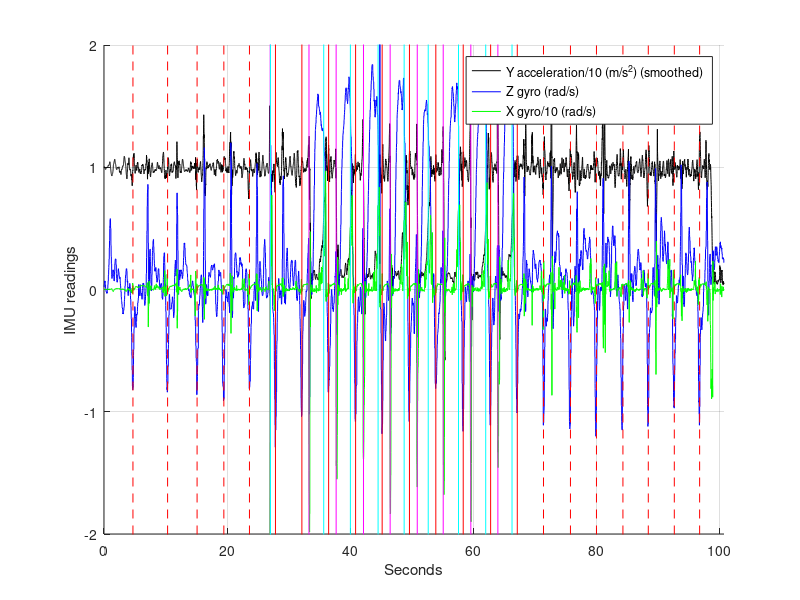

The MATLAB script that drew this image:
%CatchTiming.m
%Program to test identifying the catch, feather, square from the sensor data
%For on the water data
%March 21, 2019
%Team FrEE SpEEd
%% Read File, parse data, filter
clear all
clf

M1 = [];
M2 = [];
%M = csvread('data_long_4-3.txt'); % Read in all raw data
%M = csvread('data_med_4-3.txt'); % Read in all raw data
%M = csvread('data_short_4-3.txt'); % Read in all raw data

%M = csvread('ontimeearlyontimelateontime.txt');
%M = csvread('square.txt');
%M = csvread('feather.txt');
%M = csvread('settingtheboat.txt');
%M = csvread('slap.txt');
%M = csvread('buildonfeather.txt');
M = csvread('squarefeathersquare.txt');
M = M(100:length(M),:); %remove start of data since all zeros

%making sure M1 and M2 are same length
if mod(length(M),2)==1
    M = M(1:length(M)-1,:);
end

for p=1:length(M)
    if (M(p,8)==1)
        M1 = [M1;M(p,:)];
    elseif (M(p,8)==2)
        M2 = [M2;M(p,:)];
    end
end


%%

%Parse Data
millis = M1(:,7);
xg = M1(:,4);
yg = M1(:,5);
zg = M1(:,6);
xa = M1(:,1);
ya = M1(:,2);
za = M1(:,3);

millis2 = M2(:,7);
xg2 = M2(:,4);
yg2 = M2(:,5);
zg2 = M2(:,6);
xa2 = M2(:,1);
ya2 = M2(:,2);
za2 = M2(:,3);

% millis = M(:,11);
% xg = M(:,4);
% yg = M(:,5);
% zg = M(:,6);
% xa = M(:,1);
% ya = M(:,2);
% za = M(:,3);

% Generate time vector
msPerRead=(millis(1000)-millis(1))/1000;
readsPerSecond=1000/msPerRead;
t = linspace(1,length(xg),length(xg))/readsPerSecond;

%smoothing
% ya = movmean(ya,40);

%had to make this change since i messed up mounting the sensor, I think
zg = -zg;

%if oar is port, make the following changes
zg2 = -zg2;
xg2=-xg2;
%% Create figure
figure(1)
hold on
grid on
 %axis([0, max(t), -2-5, 2])
axis([0, max(t), -2, 2])
plot(t, movmean(ya,20)/10, 'k-')
plot(t, zg, 'b-')
plot(t, xg/10, 'g-')

%Need to figure out why this works, which is port vs starboard
% plot(t, ya2/10 -5, 'k-')
% plot(t, zg2 -5, 'b-')
% plot(t, xg2/10 -5, 'g-')

%% Initialize variables
numCatches=0;
numSquares=0;
numFeathers=0;

ready4NewCatch=0;
timeChange=0;
featheringState=0; 
featherTimer=0;
%reSquaredForCatch=1;
readsPerStrokeCount = 0;
secsPerStroke = 3;
featherOrSquare=1; %assume starting on the square
sharpDipZg=0;

%% Input data and analyze

% zg=zg2;
% xg=xg2;
% ya=ya2;

for i=1:length(t)
    
    %featheringState = whether feathering is happening
    %featherOrSquare = 0 blade is parallel to water, 1 blade is
    %perpendicular to water
    
    %issue is that the square up is being seen immediately after the
    %feather, theres a peak in both xg and ya there.
    
    %State machine for featherOrSquare
    if(xg(i)<-9 && ya(i)<10 && featherOrSquare==1)
        featheringState=1;
        featherOrSquare=0;
        featherTimer=0;
        pause(0.1)
        plot([t(i),t(i)],[-8,6],'m-')
        drawnow
        numFeathers=numFeathers+1;
    elseif(xg(i)>2 && ya(i)>6 && zg(i)>0.8 && featherOrSquare==0)
        featheringState=1;
        featherOrSquare=1;
        %reSquaredForCatch=1; %for catch state machine
        pause(0.1)
        plot([t(i),t(i)],[-8,6],'c-')
        drawnow
        numSquares=numSquares+1;
    end
    
    
    if(featheringState==1)
        featherTimer=featherTimer+1; %counts reads since last feathering motion 
        if(featherTimer>(readsPerSecond*secsPerStroke*1.4))
            featheringState=0; %no longer feathering
            featherOrSquare=1;
            featherTimer=0;
        end
    end
    
    
    %State machine for catches    
    if(ready4NewCatch==0) %not ready for catch
        timeChange=timeChange+1;
        if(timeChange>readsPerSecond*secsPerStroke*0.5) || (timeChange>readsPerSecond*3)
            ready4NewCatch=1;
            timeChange=0;
        end
        sharpDipZg = 0;
        
    elseif(ready4NewCatch==1) %ready for catch

        %NEW! Identifies if a sharp dip has occurred in zg which is indicative
        %of the global minimum of a stroke
        if(zg(i)<-0.4 && ((zg(i)-zg(i-3))<-0.1) )
            sharpDipZg=1;
        end

        
        if(featheringState==1 && zg(i-4)<-0.45 && zg(i)>zg(i-1) && zg(i-1)>=zg(i-2) && zg(i-2)>=zg(i-3) && zg(i-3)>=zg(i-4)...
                &&sharpDipZg==1) % && reSquaredForCatch==1)
             pause(0.1)
             plot([t(i),t(i)],[-8,6],'r-')
             drawnow
             ready4NewCatch=0;
             numCatches=numCatches+1;             
             secsPerStroke = readsPerStrokeCount/readsPerSecond
             readsPerStrokeCount = 0;


        elseif(featheringState==0 && zg(i-4)<-0.45 && zg(i)>zg(i-1) && zg(i-1)>=zg(i-2) && zg(i-2)>=zg(i-3)&& zg(i-3)>=zg(i-4) ...
                && (abs(ya(i-2)-ya(i-3)+abs(ya(i-1)-ya(i-2))) > 1.0 )...
                && sharpDipZg==1)    
             pause(0.1) 
             plot([t(i),t(i)],[-8,6],'r--')
             drawnow
             ready4NewCatch=0; 
             numCatches=numCatches+1;             
             secsPerStroke = readsPerStrokeCount/readsPerSecond
             readsPerStrokeCount = 0;
             
             %reSquaredForCatch=0;
        end   
    end

featheringStateRecord(i)=featheringState; %saves current featheringState
readsPerStrokeCount = readsPerStrokeCount+1;

end



% zg=zg2;
% ya=ya2;
% xg=xg2;
% for i=1:length(t)
%     
%     %featheringState = whether feathering is happening
%     %featherOrSquare = 0 blade is parallel to water, 1 blade is
%     %perpendicular to water
%     
%     %issue is that the square up is being seen immediately after the
%     %feather, theres a peak in both xg and ya there.
%     
%     %State machine for featherOrSquare
%     if(xg(i)<-9 && ya(i)<10 && featherOrSquare==1)
%         featheringState=1;
%         featherOrSquare=0;
%         featherTimer=0;
%         pause(0.1)
%         %plot([t(i),t(i)],[-8,6],'m-')
%         drawnow
%         numFeathers=numFeathers+1;
%     elseif(xg(i)>2 && ya(i)>6 && zg(i)>0.8 && featherOrSquare==0)
%         featheringState=1;
%         featherOrSquare=1;
%         reSquaredForCatch=1; %for catch state machine
%         pause(0.1)
%         %plot([t(i),t(i)],[-8,6],'c-')
%         drawnow
%         numSquares=numSquares+1;
%     end
%     
%     
%     if(featheringState==1)
%         featherTimer=featherTimer+1; %counts reads since last feathering motion 
%         if(featherTimer>(readsPerSecond*secsPerStroke*1.4))
%             featheringState=0; %no longer feathering
%             featherOrSquare=1;
%             featherTimer=0;
%         end
%     end
%     
%     
%     %State machine for catches    
%     if(ready4NewCatch==0) %not ready for catch
%         timeChange=timeChange+1;
%         if(timeChange>readsPerSecond*secsPerStroke*0.5)
%             ready4NewCatch=1;
%             timeChange=0;
%         end
%         sharpDip = 0;
%         
%     elseif(ready4NewCatch==1) %ready for catch
%         %criteria depend on if we're feathering or not
%         if(zg(i)<-0.4 && ((zg(i)-zg(i-3))<-0.1) )
%             sharpDip=1;
%         end
%         %Since **currently** the criteria are pretty much the same for both
%         %while feathering and not feathering, we could probably optimize by
%         %first checking zg, then checking the rest.
%         if(featheringState==1 && zg(i-3)<-0.45 && zg(i)>zg(i-1) && zg(i)>zg(i-2) && zg(i-1)>=zg(i-2) && zg(i-2)>=zg(i-3)...
%                 &&sharpDip==1) % && reSquaredForCatch==1)
%              pause(0.1)
%              plot([t(i),t(i)],[-8,6],'r-')
%              drawnow
%              ready4NewCatch=0;
%              numCatches=numCatches+1;
%              
%              if firstCatch~=0
%                  secsPerStroke = readsPerStrokeCount/readsPerSecond
%              end
%              readsPerStrokeCount = 0;
%              firstCatch=1;
% 
% 
%         elseif(featheringState==0 && zg(i-3)<-0.45 && zg(i)>zg(i-1) && zg(i)>zg(i-2) && zg(i-1)>=zg(i-2) && zg(i-2)>=zg(i-3) ...
%                 && (abs(ya(i-2)-ya(i-3)+abs(ya(i-1)-ya(i-2))) > 1.0 )...
%                 && sharpDip==1)    
%         %elseif(featheringState==0 && zg(i)<-0.4 && zg(i)>zg(i-1) && zg(i)>zg(i-2))
%              pause(0.1) 
%              plot([t(i),t(i)],[-8,6],'r--')
%              drawnow
%              ready4NewCatch=0; 
%              numCatches=numCatches+1;
%              
%              if firstCatch~=0
%                  secsPerStroke = readsPerStrokeCount/readsPerSecond
%              end
%              readsPerStrokeCount = 0;
%              firstCatch=1;
%              
%              reSquaredForCatch=0;
%         end   
%     end
% 
% featheringStateRecord(i)=featheringState; %saves current featheringState
% readsPerStrokeCount = readsPerStrokeCount+1;
% 
% end

legend('Y acceleration/10 (m/s^{2}) (smoothed)', 'Z gyro (rad/s)', 'X gyro/10 (rad/s)')
xlabel('Seconds')
ylabel('IMU readings')
%plot(t,featheringStateRecord,'k')
hold off